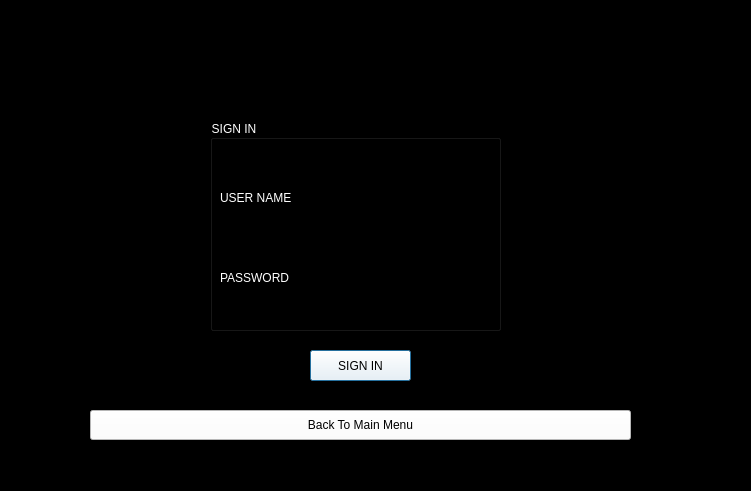
<?xml version="1.0" encoding="UTF-8"?>
<ui version="4.0">
 <class>SIGN_IN</class>
 <widget class="QDialog" name="SIGN_IN">
  <property name="geometry">
   <rect>
    <x>0</x>
    <y>0</y>
    <width>751</width>
    <height>491</height>
   </rect>
  </property>
  <property name="windowTitle">
   <string>Dialog</string>
  </property>
  <property name="styleSheet">
   <string notr="true">background-color: rgb(0, 0, 0);</string>
  </property>
  <widget class="QGroupBox" name="groupBox">
   <property name="geometry">
    <rect>
     <x>210</x>
     <y>120</y>
     <width>291</width>
     <height>211</height>
    </rect>
   </property>
   <property name="styleSheet">
    <string notr="true">font: 17pt &quot;Pristina&quot;;
background-color: rgb(0, 0, 0);
color: rgb(255, 255, 255);</string>
   </property>
   <property name="title">
    <string>SIGN IN</string>
   </property>
   <widget class="QLabel" name="label">
    <property name="geometry">
     <rect>
      <x>10</x>
      <y>70</y>
      <width>101</width>
      <height>16</height>
     </rect>
    </property>
    <property name="styleSheet">
     <string notr="true">font: 13pt &quot;Pristina&quot;;</string>
    </property>
    <property name="text">
     <string>USER NAME</string>
    </property>
   </widget>
   <widget class="QLabel" name="label_2">
    <property name="geometry">
     <rect>
      <x>10</x>
      <y>150</y>
      <width>151</width>
      <height>16</height>
     </rect>
    </property>
    <property name="styleSheet">
     <string notr="true">font: 13pt &quot;Pristina&quot;;</string>
    </property>
    <property name="text">
     <string>PASSWORD</string>
    </property>
   </widget>
   <widget class="QLineEdit" name="lineEdit">
    <property name="geometry">
     <rect>
      <x>110</x>
      <y>60</y>
      <width>161</width>
      <height>31</height>
     </rect>
    </property>
   </widget>
   <widget class="QLineEdit" name="lineEdit_2">
    <property name="geometry">
     <rect>
      <x>110</x>
      <y>140</y>
      <width>161</width>
      <height>31</height>
     </rect>
    </property>
   </widget>
  </widget>
  <widget class="QPushButton" name="pushButton">
   <property name="geometry">
    <rect>
     <x>310</x>
     <y>350</y>
     <width>101</width>
     <height>31</height>
    </rect>
   </property>
   <property name="styleSheet">
    <string notr="true">font: 16pt &quot;Pristina&quot;;
background-color: rgb(255, 255, 255);</string>
   </property>
   <property name="text">
    <string>SIGN IN</string>
   </property>
  </widget>
  <widget class="QPushButton" name="pushButton_5">
   <property name="geometry">
    <rect>
     <x>90</x>
     <y>410</y>
     <width>541</width>
     <height>30</height>
    </rect>
   </property>
   <property name="styleSheet">
    <string notr="true">font: 13pt &quot;Pristina&quot;;
color: rgb(0, 0, 0);
background-color: rgb(255, 255, 255);
</string>
   </property>
   <property name="text">
    <string>Back To Main Menu</string>
   </property>
  </widget>
 </widget>
 <resources/>
 <connections/>
</ui>
